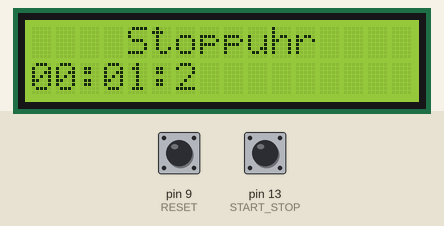
Recording of a sketch running on a simulated Arduino Uno, built with avr-gcc and run on an emulated ATmega328P. On the bench: 16×2 character LCD. The inputs (shaded band) are chosen by the test bench; at power-on: pin 9 (RESET) HIGH, pin 13 (START_STOP) HIGH.

Above: at 1.25 s.
1.3 s: pin 9 (RESET) pulled LOW for 3.2 s
At 1.8 s:
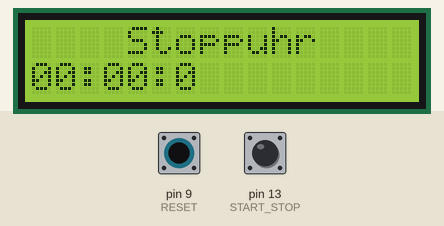
5.1 s: pin 9 (RESET) pulled LOW for 0.15 s
At 5.4 s:
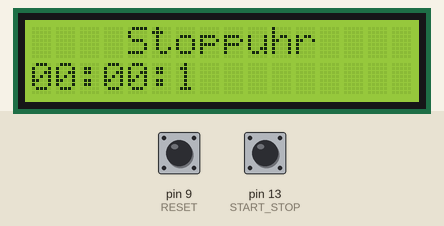

The sketch:

StopUhrV3.ino
```cpp
/*Stoppuhr

  Mayra Alejandra Diaz Romero

*/

// Bibliotheken
#include <LiquidCrystal.h>

//Variablen
LiquidCrystal stoppUhr(7,6,5,4,3,2);
#define START_STOP 13
#define RESET 9
    //Zeit Variablen
unsigned long zeit;
unsigned long nextDeziSekunden = 100UL;
unsigned long nextSekunden = 1000UL;
unsigned long nextMinuten = 60000UL;
int deziSekunde = 0;
int sekunde = 0;
int minute = 0;
    //Schalter Variablen
bool Start_Stop;
bool reset;
    //Reset millis()
extern volatile unsigned long timer0_millis;

void setup() {
  //Schalter SetUP
  pinMode(START_STOP,INPUT_PULLUP);
  pinMode(RESET,INPUT_PULLUP);
  //LCD SetUp
  stoppUhr.begin(16, 2);
  stoppUhr.setCursor(4, 0);
  stoppUhr.print("Stoppuhr");
  stoppUhr.setCursor(0,1);
  stoppUhr.print("00:00:0");
}

/*Reset*/

void resetUhr(){
  nextDeziSekunden = 100UL;
  nextSekunden = 1000UL;
  nextMinuten = 60000UL;
  deziSekunde = 0;
  sekunde = 0;
  minute = 0;
  timer0_millis=0;
  stoppUhr.setCursor(0,1);
  stoppUhr.print("00:00:0");
}


/*Dezi-Sekunden Funktion*/

void deziSekunden(unsigned long aktuellDeziSekunden){
  stoppUhr.setCursor(6,1);
  if(aktuellDeziSekunden>nextDeziSekunden){
    nextDeziSekunden+=100UL;
    deziSekunde++;
    if(deziSekunde >= 10){
      deziSekunde=0;
    }
    stoppUhr.print(deziSekunde);
  }
}

/*Sekunden Funktion*/

void sekunden(unsigned long aktuellSekunden){
  if(aktuellSekunden>nextSekunden){
    nextSekunden+=1000UL;
    sekunde++;
    if(sekunde<10){
      stoppUhr.setCursor(4,1);
    }
    else{
      stoppUhr.setCursor(3,1);
      if(sekunde>=60){
        sekunde=0;
        stoppUhr.print(sekunde);
      }
    }
    stoppUhr.print(sekunde);
  }
}

/*Minuten Funktion*/

void minuten (unsigned long aktuellMinuten){
  if(aktuellMinuten > nextMinuten){
    nextMinuten+=60000UL;
    minute++;
    if(minute<10){
      stoppUhr.setCursor(1,1);
    }
    else{
      stoppUhr.setCursor(0,1);
      if(minute>99){
        minute=0;
        stoppUhr.print(minute);
      }
    }
    stoppUhr.print(minute);
  }
}

void loop() {
  Start_Stop=digitalRead(START_STOP);
  reset=digitalRead(RESET);
  //Start
  if(Start_Stop==HIGH){
    zeit=millis();
    deziSekunden(zeit);
    sekunden(zeit);
    minuten(zeit);
  }
  //Stoppt
  if(Start_Stop==LOW){
    timer0_millis=zeit;
  }
  //Reset
  if(reset==LOW){
    resetUhr();
  }
}
```
